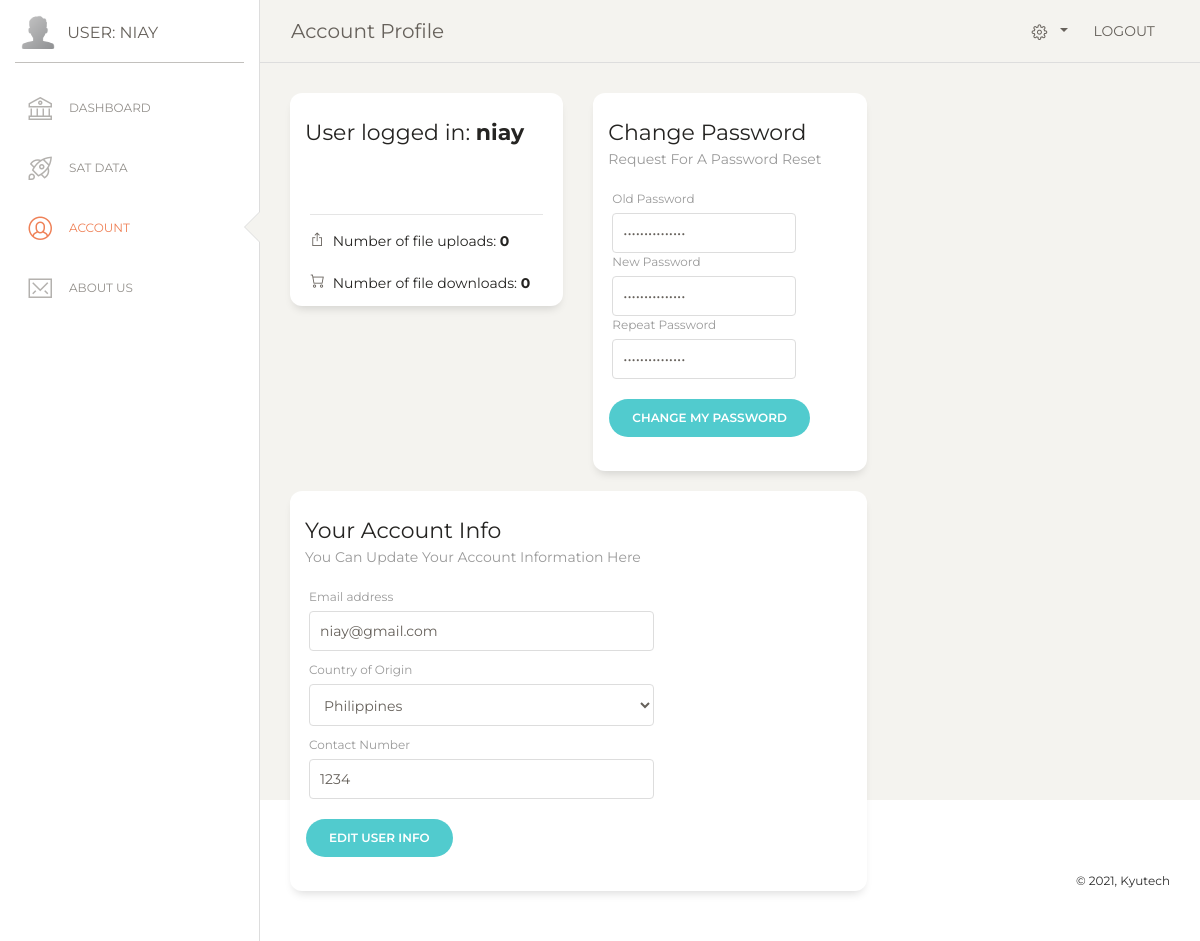
The page /pages/account.php (signed in) on the database as committed earlier.
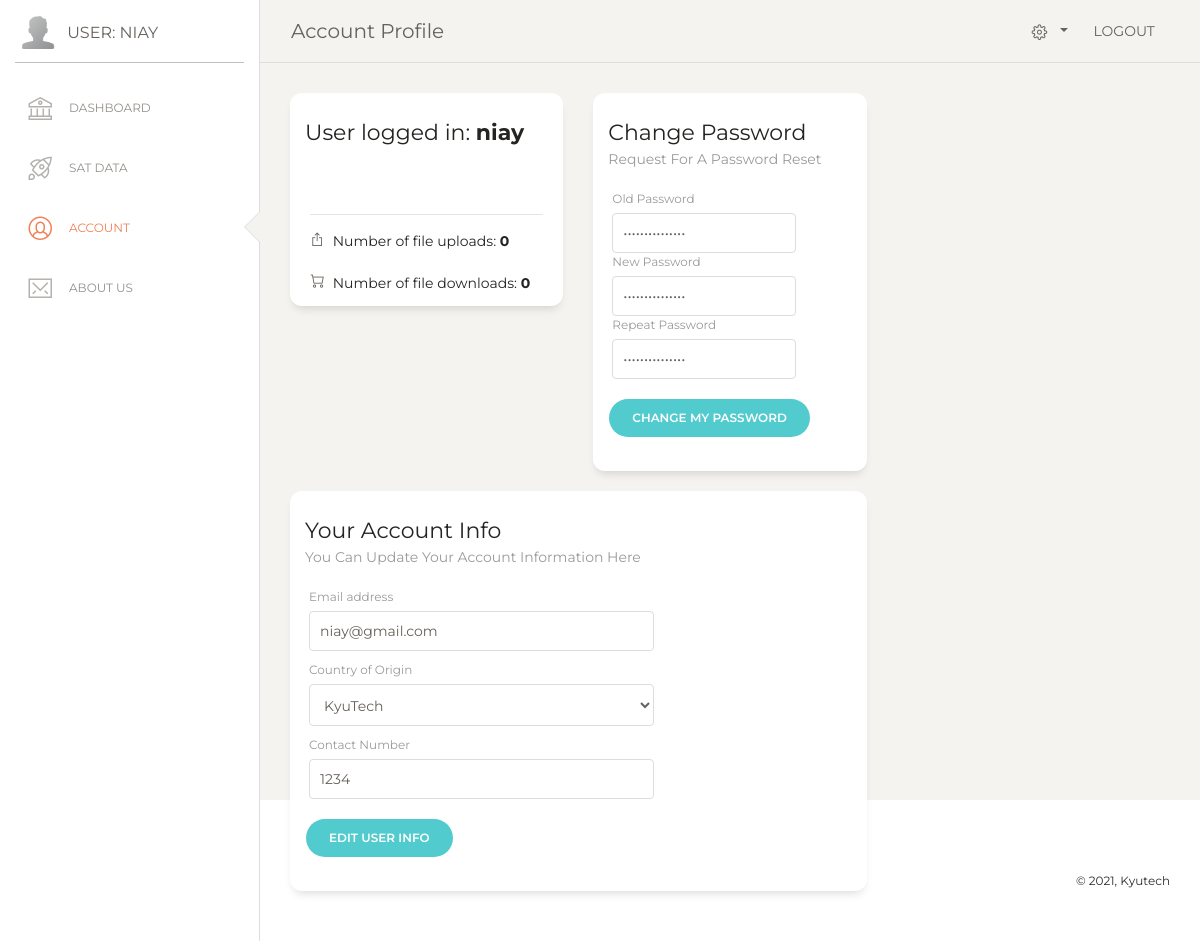
The same page on the database as committed later.
### tables this page shows
CREATE TABLE `users` (
  `idUsers` int(11) NOT NULL,
  `usernameUsers` tinytext NOT NULL,
  `emailUsers` tinytext NOT NULL,
  `passwordUsers` varchar(255) NOT NULL,
  `countryUsers` tinytext NOT NULL,
  `contactUsers` tinytext NOT NULL,
  `permissionsUsers` text NOT NULL DEFAULT 'Regular User'
);

### includes/classautoloader.inc.php (called while the page is built, shortened)
<?php
function myAutoLoader($className) {
    $url = $_SERVER['HTTP_HOST'].$_SERVER['REQUEST_URI'];
    if (strpos($url,'../includes') !== false) {
        $path = '.../classes/';
    } else {
        $path = '../classes/';
    }
    $extension = '.class.php';
}

### classes/dbh.class.php (called while the page is built, shortened)
<?php
 class Dbh {
     private $host = 'localhost';
     private $user = 'root';
     private $pwd = '';
     private $dbName = 'satdata';
     protected function connect() {
         $dsn = 'mysql:host='. $this->host .';dbname=' . $this->dbName;
         $pdo = new PDO($dsn,$this->user,$this->pwd);
         $pdo->setAttribute(PDO::ATTR_DEFAULT_FETCH_MODE,PDO::FETCH_ASSOC);
         return $pdo;
     }
 }

### classes/users.class.php (called while the page is built, shortened)
<?php
class Users extends Dbh {
    protected function getOneUser($id) {
        $sql = "SELECT * FROM users WHERE idUsers = ?";
        $stmt = $this->connect()->prepare($sql);
        $stmt->execute([$id]);
        $results = $stmt->fetchAll();
        return $results;
    }
}

### classes/usersview.class.php (called while the page is built, shortened)
<?php
class UsersView extends Users {
    public function showOneUser($fileId) {
        $results = $this->getOneUser($fileId);
        return $results;
    }
}

### pages/account.php (the view, shortened to what the changed rows need)
<?php
  include "header.php";
      $id = $_SESSION['userId'];
      $showUsersObj = new UsersView();
      $results = $showUsersObj-> showOneUser($id);
      $email = $results[0]['emailUsers'];
      $country = $results[0]['countryUsers'];
      $contact = $results[0]['contactUsers'];
?>
<div class="main-panel" style="height: 100vh;">
  <div class="content">
    <div class="row">
      <div class="col-md-12">
        <div class="row">
          <div class="col-md-4">
            <div class="card card-chart">
              <div class="card-body">
                <form class="" action="" method="post">
                  <div class="col-md-10 pl-1">
                    <div class="form-group">
                      <label>Old Password</label>
                      <input type="password" class="form-control" placeholder="Email" required name="upemail"
                        value="<?php echo $email ?> ">
                      <label>New Password</label>
                      <input type="password" class="form-control" placeholder="Email" required name="upemail"
                        value="<?php echo $email ?> ">
                      <label>Repeat Password</label>
                      <input type="password" class="form-control" placeholder="Email" required name="upemail"
                        value="<?php echo $email ?> ">
                    </div>
                  </div>
                </form>
              </div>
            </div>
          </div>
          <div class="col-md-8">
            <div class="card card-chart">
              <div class="card-body">
                <form class="" action="" method="post">
                  <div class="col-md-8 pl-1">
                    <div class="form-group">
                      <label>Email address</label>
                      <input type="email" class="form-control" placeholder="Email" required name="upemail"
                        value="<?php echo $email ?> ">
                    </div>
                  </div>
                  <div class="col-md-8 pl-1">
                    <div class="form-group">
                      <label>Country of Origin</label>
                      <select class="form-control" name="upcountry" required>
                        <option selected value="<?php echo $country ?> "><?php echo $country ?> </option>
                      </select>
                    </div>
                  </div>
                  <div class="col-md-8 pl-1">
                    <div class="form-group">
                      <label>Contact Number</label>
                      <input type="text" class="form-control" placeholder="Contact Number" required name="upcontact"
                        value=<?php echo $contact ?>>
                    </div>
                  </div>
                </form>
              </div>
            </div>
          </div>
        </div>
      </div>
      <?php
include "footer.php";

Rows that differ between the two databases and show on the page:
changed users "niay@gmail.com": upcountry "Philippines" → "KyuTech"
